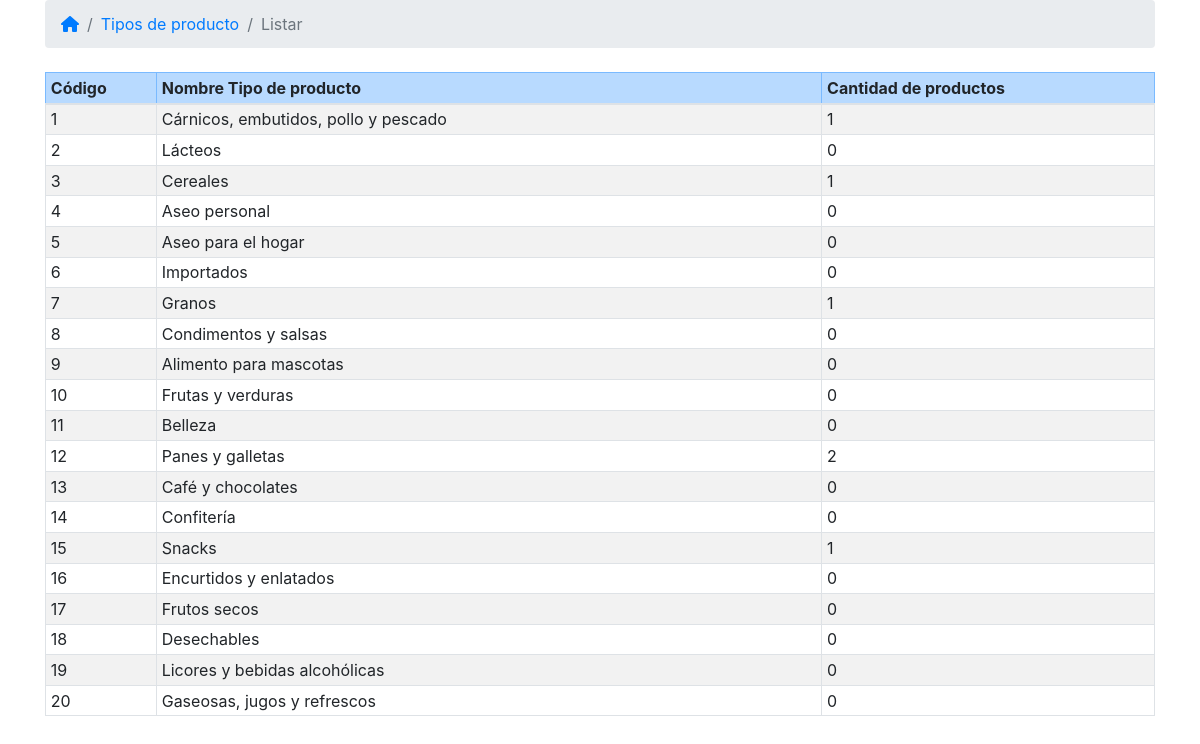
The page /app/ventas/views/admin/tipolistar.php on the database its author committed.
### tables this page shows
CREATE TABLE `producttype` (
  `idPRODUCTType` int(11) NOT NULL,
  `nameProductType` varchar(500) NOT NULL
);

### config/loader.php (called while the page is built, shortened)
<?php
function autoload($name) {
    $configPath = "config";
    $currentPath = str_replace("\\", "/", __DIR__);
    $classPath = str_replace("\\", "/", $name);
    $projectPath = str_replace($configPath, "", $currentPath);
    $finalPath = $projectPath . "" . $classPath . ".php";
}
?>

### config/conn.php (called while the page is built, shortened)
<?php
class conn {
    private $_engine;
    private $_server;
    private $_dbname;
    private $_username;
    private $_password;
    public function __construct() {
        $CONFIG = parse_ini_file(".env");
        $this->_engine = $CONFIG["DB_CONNECTION"];
        $this->_server = $CONFIG["DB_HOST"];
        $this->_dbname = $CONFIG["DB_NAME"];
        $this->_username = $CONFIG["DB_USERNAME"];
        $this->_password = $CONFIG["DB_PASSWORD"];
        $this->connect();
    }
    public function connect() {
        switch ($this->_engine) {
            case "mysql":
                $encoding = "SET NAMES \"UTF8\"";
                $textString = "mysql::host={$this->_server};dbname={$this->_dbname}";
                $arr = [PDO::MYSQL_ATTR_INIT_COMMAND => $encoding];
                $this->_conn = new PDO($textString, $this->_username, $this->_password, $arr);
                $this->_conn->query("SET SESSION sql_mode=\"STRICT_TRANS_TABLES\"");
                break;
        }
    }
}
?>

### app/ventas/controller/tipocontroller.php (called while the page is built, shortened)
<?php
class tipocontroller {
    private $_objTipo;
    public function __construct() {
        $this->_objTipo = new tiporepo();
    }
    public function getAllTipo(): array {
        return $this->_objTipo->getAllTipo();
    }
}
?>

### app/ventas/repos/tiporepo.php (called while the page is built, shortened)
<?php
class tiporepo extends conn {
    public function getAllTipo(): array {
        $sql = "SELECT p.idproductType, p.nameProductType, ";
        $sql .= "(SELECT COUNT(productType_idProductType) FROM PRODUCT WHERE productType_idProductType = p.idproductType) AS cantidad ";
        $sql .= "FROM PRODUCTTYPE p ";
        $sql .= "ORDER BY p.idproductType ASC ";
        $resource = $this->_conn->prepare($sql);
        $resource->execute();
        $rows = $resource->fetchAll(PDO::FETCH_ASSOC);
        return $rows;
    }
}
?>

### app/ventas/views/admin/tipolistar.php (the view, shortened to what this page needs)
<?php
require_once '../../../../config/loader.php';
$objeto = new tipocontroller();
$filas = $objeto->getAllTipo();
?>
<html>
    <head>
        <link href="../../../../vendor/tws/bootstrap-4.4.1/dist/css/bootstrap.css" rel="stylesheet" type="text/css"/>
        <link href="../../../../vendor/fontawesome-free-5.15.3-web/css/all.css" rel="stylesheet" type="text/css"/>
        <link href="css/estilos.css" rel="stylesheet" type="text/css"/>
    </head>
    <body>
        <section class="container">
                   <nav aria-label="breadcrumb">
                <ol class="breadcrumb">
                    <li class="breadcrumb-item"><a href="../index.php"><i class="fas fa-home"></i></a></li>
                    <li class="breadcrumb-item"><a href="#">Tipos de producto</a></li>
                    <li class="breadcrumb-item active" aria-current="page">Listar</li>
                </ol>
            </nav>
            <table class="table table-sm table-striped table-bordered mt-4">
                <thead class="table-primary">
                    <tr>
                        <th style="width: 10%">Código</th>
                        <th style="width: 60%">Nombre Tipo de producto</th>
                        <th style="width: 30%">Cantidad de productos</th>
                    </tr>
                </thead>
                <tbody>
                    <?php
                    foreach ($filas as $indice => $columnas) {
                        echo "<tr>";
                        echo "<td>{$columnas["idproductType"]}</td>";
                        echo "<td>{$columnas["nameProductType"]}</td>";
                        echo "<td>{$columnas["cantidad"]}</td>";
                        echo "</tr>";
                    }
                    ?>
                </tbody>
            </table>
        </section>
    </body>
</html>

### rows shown on the page
producttype: idPRODUCTType "1", nameProductType "Cárnicos, embutidos, pollo y pescado", cantidad "1"
producttype: idPRODUCTType "2", nameProductType "Lácteos", cantidad "0"
producttype: idPRODUCTType "3", nameProductType "Cereales", cantidad "1"
producttype: idPRODUCTType "4", nameProductType "Aseo personal", cantidad "0"
producttype: idPRODUCTType "5", nameProductType "Aseo para el hogar", cantidad "0"
producttype: idPRODUCTType "6", nameProductType "Importados", cantidad "0"
producttype: idPRODUCTType "7", nameProductType "Granos", cantidad "1"
producttype: idPRODUCTType "8", nameProductType "Condimentos y salsas", cantidad "0"
producttype: idPRODUCTType "9", nameProductType "Alimento para mascotas", cantidad "0"
producttype: idPRODUCTType "10", nameProductType "Frutas y verduras", cantidad "0"
producttype: idPRODUCTType "11", nameProductType "Belleza", cantidad "0"
producttype: idPRODUCTType "12", nameProductType "Panes y galletas", cantidad "2"
producttype: idPRODUCTType "13", nameProductType "Café y chocolates", cantidad "0"
producttype: idPRODUCTType "14", nameProductType "Confitería", cantidad "0"
producttype: idPRODUCTType "15", nameProductType "Snacks", cantidad "1"
producttype: idPRODUCTType "16", nameProductType "Encurtidos y enlatados", cantidad "0"
producttype: idPRODUCTType "17", nameProductType "Frutos secos", cantidad "0"
producttype: idPRODUCTType "18", nameProductType "Desechables", cantidad "0"
producttype: idPRODUCTType "19", nameProductType "Licores y bebidas alcohólicas", cantidad "0"
producttype: idPRODUCTType "20", nameProductType "Gaseosas, jugos y refrescos", cantidad "0"
